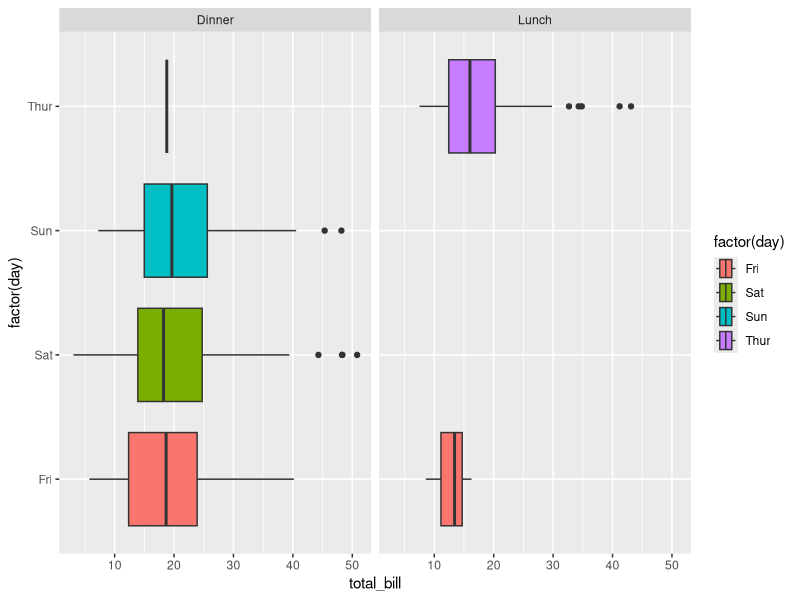

Here is the R script that generated this plot:
library(ggplot2)
library(reshape2)

ggplot(tips, aes(x = total_bill, y = factor(day), fill = factor(day))) +
  geom_boxplot() +
  facet_grid(cols = vars(time))
